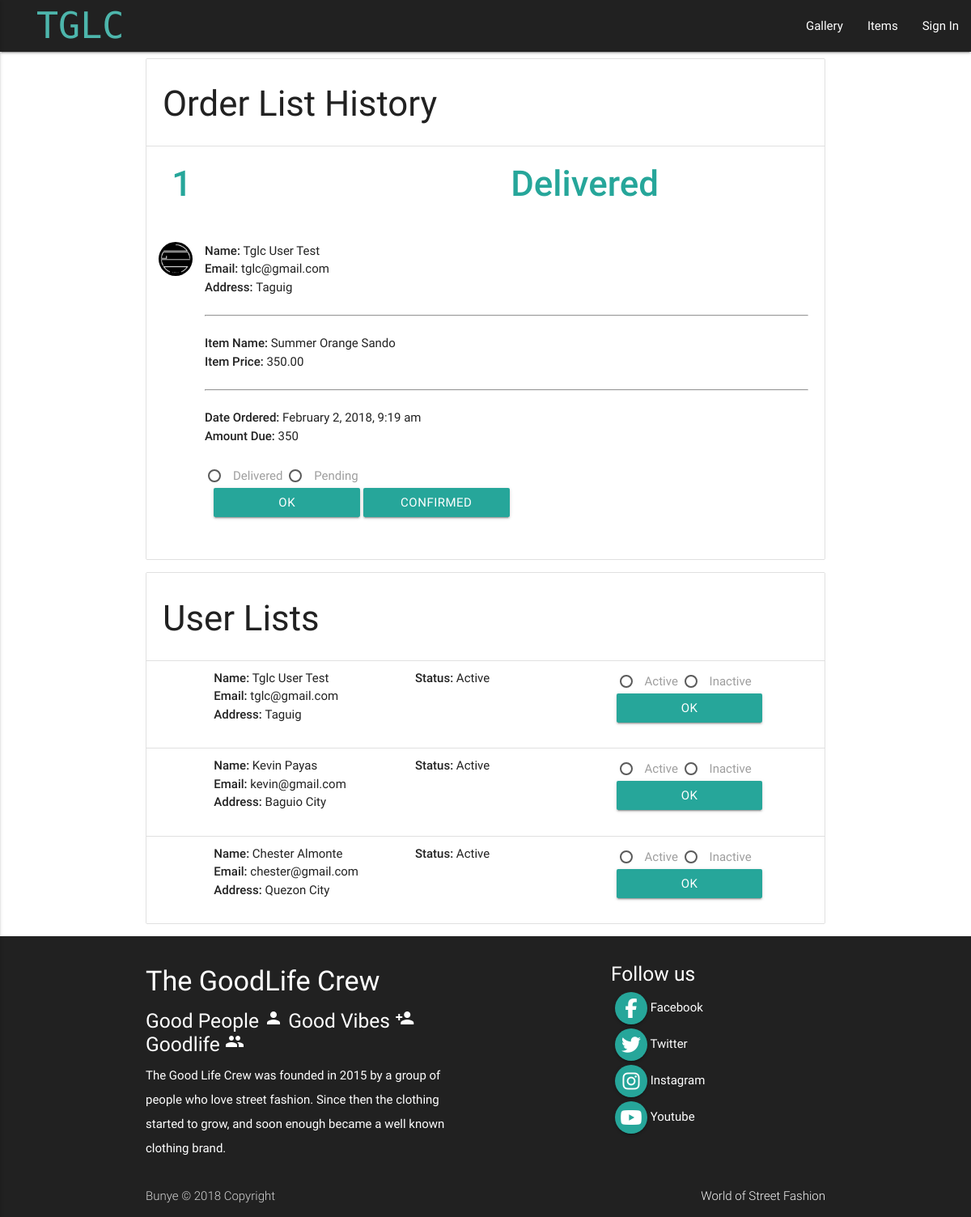
/orders.php, run on the app's committed database.
### tables this page shows
CREATE TABLE `final_order` (
  `id` int(11) NOT NULL,
  `email` varchar(255) NOT NULL,
  `item_id` int(11) NOT NULL,
  `item_quantity` int(11) NOT NULL,
  `item_price` int(11) NOT NULL,
  `order_time` datetime NOT NULL DEFAULT CURRENT_TIMESTAMP,
  `purchase_id` int(11) NOT NULL
);

CREATE TABLE `final_userorder` (
  `id` int(11) NOT NULL,
  `total_price` int(11) NOT NULL,
  `email` varchar(255) NOT NULL,
  `delivery_status` varchar(255) NOT NULL
);

CREATE TABLE `users` (
  `id` int(11) NOT NULL,
  `name` varchar(255) NOT NULL,
  `email` varchar(255) NOT NULL,
  `address` varchar(255) NOT NULL,
  `password` varchar(255) NOT NULL,
  `role` varchar(255) NOT NULL,
  `status` varchar(255) NOT NULL
);

CREATE TABLE `items` (
  `id` int(11) NOT NULL,
  `name` varchar(255) NOT NULL,
  `description` varchar(255) NOT NULL,
  `image` varchar(255) NOT NULL,
  `price` decimal(65,2) NOT NULL,
  `category_id` int(11) NOT NULL
);

### orders.php (the view, shortened to what this page needs)
<?php
function display_content() {
	require 'connection.php';
	?>
<ul class="collection with-header" style="margin-left: 15%; margin-right: 15%;">
 	<li class="collection-header"><h3>Order List History</h3></li>
 	<?php
 	$y = 1;
 	$sql = "SELECT * FROM users WHERE role = 'customer'";
 	$result = mysqli_query($conn,$sql);
 	while($item = mysqli_fetch_assoc($result)) {
 		$oname = $item['name'];
 		$oemail = $item['email'];
 		$oaddress = $item['address'];
 		$sql1 = "SELECT * FROM final_userorder ";
 		$result1 = mysqli_query($conn,$sql1);
 		while($purid = mysqli_fetch_assoc($result1)) {
 			$oid = $purid['id'];
 			$delistat = ucfirst($purid['delivery_status']);
 			$totalprice = $purid['total_price'];
 			$sql2 = "SELECT * FROM final_order WHERE email = '$oemail' AND purchase_id = '$oid'";
 			$result2 = mysqli_query($conn,$sql2);
 			while($order = mysqli_fetch_assoc($result2)) {
 			echo "<div class='row'><div class='col s12 m6 l6'><h3 style='margin-left: 20px; color: #26a69a;'><strong>$oid</strong></h3></div>
 				<div class='col s12 m6 l6'><h3 style='margin-left: 20px; color: #26a69a;'><strong>$delistat</strong></h3></div></div>";
 				$itemid = $order['item_id'];
 				$dateordered = $order['order_time'];
 				$timestamp = date('F j, Y, g:i a',strtotime($dateordered));
 				$sql3 = "SELECT * FROM items WHERE id = '$itemid'";
 				$result3 = mysqli_query($conn,$sql3);
 				$row = mysqli_fetch_assoc($result3);
 				$itemname = $row['name'];
 				$itemprice = $row['price'];
 	?>
    <li class="collection-item avatar">
	    <img src="img/gallery/logo.jpg" alt="" class="circle">
	    <div>
	    	<div>
		    	<div>
		    		<span><strong>Name: </strong><?php echo $oname ?></span><br>
		    	</div>
		    	<div>
		    		<span><strong>Email: </strong><?php echo $oemail ?></span><br>
		    	</div>
		    	<div>
		    		<span><strong>Address: </strong><?php echo $oaddress ?></span><br>
		    	</div>
	    	</div>
	    	<br>
	    	<hr>
	    	<br>
	    	<div>
		    	<div>
		    		<span><strong>Item Name: </strong><?php echo $itemname ?></span><br>
		    	</div>
		    	<div>
		    		<span><strong>Item Price: </strong><?php echo $itemprice ?></span><br>
		    	</div>
	    	</div>
	    	<br>
	    	<hr>
	    	<br>
	    	<div>
		    	<div>
		    		<span><strong>Date Ordered: </strong><?php echo $timestamp ?></span><br>
		    	</div>
		    	<div>
		    		<span><strong>Amount Due: </strong><?php echo $totalprice ?></span><br>
		    	</div>
	    	</div>
	    </div>
	    <br>
	    <div class="row">
		    <form action="deliveryStatus.php?index=<?php echo $oid?>" method="post">
				    <p>
						<label for="dbtn<?php echo $y?>">Delivered</label>
					    <label for="dbtn1<?php echo $y?>">Pending</label>
					    <div class="col s12 m6 l6" style="width: 100%;">
						    <input type="submit" value="OK" class="btn">
						    <a href="deleteOrders.php?index=<?php echo $oid?>" class="btn">Confirmed</a>
					    </div>
				    </p>
				</form>
	    </div>
		 <br>
    </li>
		<?php
		$y++;
			}
		}
	}
?>
</ul>
<ul class="collection with-header UserHeader" style="margin-left: 15%; margin-right: 15%;">
 	<li class="collection-header"><h3>User Lists</h3></li>
 	<?php
 	$x=1;
 	$sql4 = "SELECT * FROM users WHERE role = 'customer'";
 	$result2 = mysqli_query($conn,$sql4);
 	while($user = mysqli_fetch_assoc($result2)) {
 		$uname = $user['name'];
 		$uemail = $user['email'];
 		$uaddress = $user['address'];
 		$ustatus = ucfirst($user['status']);
 		$uid = $user['id'];
 	?>
    <li class="collection-item avatar">
    	<div class="row">
	    	<div class="col s12 m4 l4">
			    <div>
			    	<div >
				    	<div>
				    		<span><strong>Name: </strong><?php echo $uname ?></span><br>
				    	</div>
				    	<div>
				    		<span><strong>Email: </strong><?php echo $uemail ?></span><br>
				    	</div>
				    	<div>
				    		<span><strong>Address: </strong><?php echo $uaddress ?></span><br>
				    	</div>
			    	</div>
			    </div>
	    	</div>
	    	<div class="col s12 m4 l4">
		    	<div>
		    		<span><strong>Status:</strong> <?php echo $ustatus ?></span><br>
		    	</div>
	    	</div>
		    <div class="col s12 m4 l4 center-align">
		    	<form action="statusUser.php?index=<?php echo $uid?>" method="post">
				    <p>
    					<label for="ubtn<?php echo $x?>">Active</label>
					    <label for="ubtn1<?php echo $x?>">Inactive</label>
					    <input type="submit" name="" value="OK" class="btn" id="btn2" style="width: 80%;">
				    </p>
				</form>
		    </div>
    	</div>
    </li>
<?php
	$x++;
	}
?>
</ul>
	<?php
}
require 'template.php';
?>

### assets/css/style.css (style rules this page uses)
* { margin: 0; padding: 0px; box-sizing: border-box; }
p { line-height: 2rem; }

### orders.php (style rules this page uses)
.btn { width: 25%; }

### data on the page
users: name "Tglc User Test", email "tglc@gmail.com", address "Taguig", status "Active"
final_order: purchase "1", purchase.delivery_status "Delivered", item.name "Summer Orange Sando", item.price "350.00", order_time "February 2, 2018, 9:19 am", purchase.total_price "350"
users: name "Kevin Payas", email "kevin@gmail.com", address "Baguio City", status "Active"
users: name "Chester Almonte", email "chester@gmail.com", address "Quezon City", status "Active"
